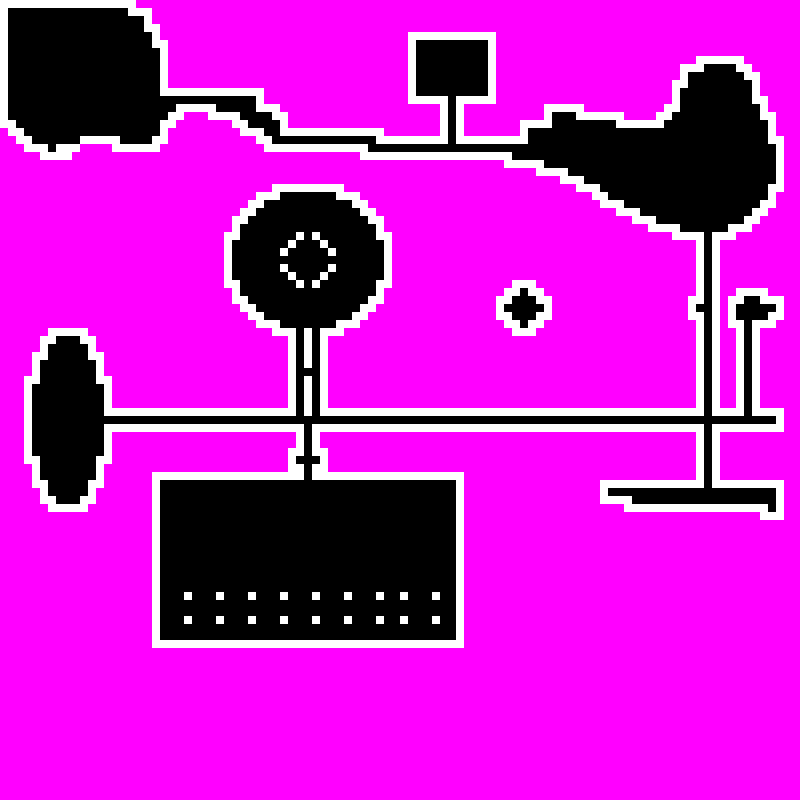

Tiled map render using the project's own tile images. Description and the map definition, with tile-layer contents summarised, below:
An orthogonal 100x100 tile map with 8x8 px tiles, 1 tile layer (Level0).

<map version="1.0" tiledversion="1.0.3" orientation="orthogonal" renderorder="right-down" width="100" height="100" tilewidth="8" tileheight="8" nextobjectid="1">
 <tileset firstgid="1" source="TileTest5.tsx" />
 <layer name="Level0" width="100" height="100">
  <data>[10000 cells, 10000 non-empty, 3 distinct tile ids]</data>
 </layer>
</map>